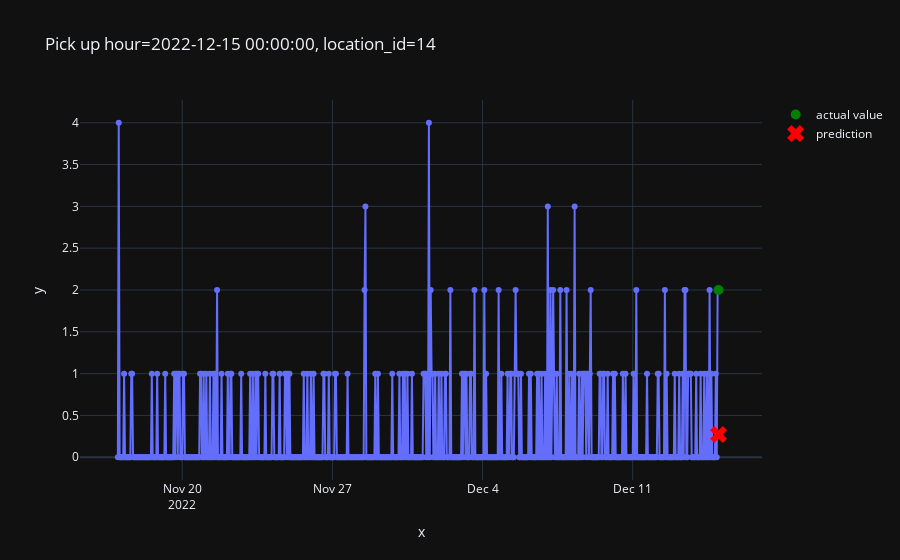

Notebook cell for this chart:
### Code cell
from src.plot import plot_one_sample

plot_one_sample(
    example_id=2979,
    features=X_test,
    targets=y_test,
    predictions=pd.Series(predictions)
)

### Figure 1 — Plotly figure (JSON) as saved in the notebook; plotly's stock layout.template omitted (floating-point values rounded to 4 significant figures; data arrays with more than 128 entries replaced by an {"elided": "..."} marker saying what was removed)
{"data": [{"hovertemplate": "x=%{x}<br>y=%{y}<extra></extra>", "legendgroup": "", "line": {"color": "#636efa", "dash": "solid"}, "marker": {"symbol": "circle"}, "mode": "lines+markers", "name": "", "orientation": "v", "showlegend": false, "type": "scatter", "x": {"elided": "673 str values"}, "xaxis": "x", "y": {"elided": "673 float values"}, "yaxis": "y"}, {"line": {"color": "green"}, "marker": {"size": 10}, "mode": "markers", "name": "actual value", "type": "scatter", "x": ["2022-12-15T00:00:00.000000000"], "y": [2]}, {"line": {"color": "red"}, "marker": {"size": 15, "symbol": "x"}, "mode": "markers", "name": "prediction", "type": "scatter", "x": ["2022-12-15T00:00:00.000000000"], "y": [0.2716]}], "layout": {"legend": {"tracegroupgap": 0}, "title": {"text": "Pick up hour=2022-12-15 00:00:00, location_id=14"}, "xaxis": {"anchor": "y", "domain": [0, 1], "title": {"text": "x"}}, "yaxis": {"anchor": "x", "domain": [0, 1], "title": {"text": "y"}}}}
